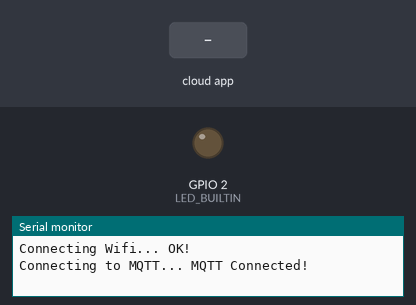
This sketch was run on a simulated ESP8266 (NodeMCU). Parts: output pins drawn as LEDs (lit = HIGH, except the on-board LED, lit = LOW), the last lines printed to the serial monitor. Inputs (shaded band) come from the test bench. WiFi joins after 1.5 s; servers stay silent unless stated; no MQTT or app messages arrive unless stated.

Above: at 2.7 s.
2.8 s: the phone or cloud app sets onoff to ON
At 3.3 s:
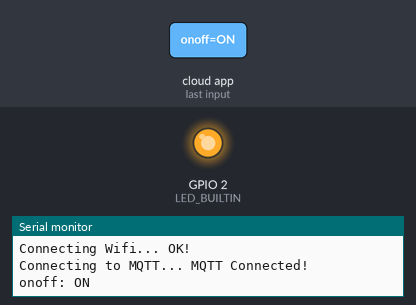
Timing chart, 0 to 5.8 s (numbered marks = the images above; inputs shaded):
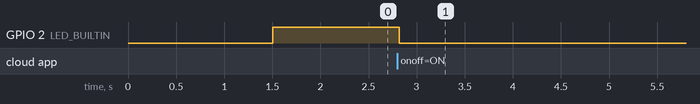

Measured:
- after the input at 2.8 s, GPIO 2 (LED_BUILTIN): HIGH → LOW at once

The sketch:

AdafruitTesting.ino
```cpp
#include <ESP8266WiFi.h>
#include "Adafruit_MQTT.h"
#include "Adafruit_MQTT_Client.h"

#define WIFI_SSID "D03CDialog1-6022"
#define WIFI_PASS "tharu4567"

#define MQTT_SERV "io.adafruit.com"
#define MQTT_PORT 1883
#define MQTT_NAME "36IXTY"
#define MQTT_PASS "aio_HTOG529eFA6B6OdTifUEW3QuKXhS"

//Set up MQTT and WiFi clients
WiFiClient client;
Adafruit_MQTT_Client mqtt(&client, MQTT_SERV, MQTT_PORT, MQTT_NAME, MQTT_PASS);

//Set up the feed you're subscribing to
Adafruit_MQTT_Subscribe onoff = Adafruit_MQTT_Subscribe(&mqtt, MQTT_NAME "/f/onoff");


void setup()
{
  Serial.begin(9600);

  //Connect to WiFi
  Serial.print("\n\nConnecting Wifi... ");
  WiFi.begin(WIFI_SSID, WIFI_PASS);
  while (WiFi.status() != WL_CONNECTED)
  {
    delay(500);
  }

  Serial.println("OK!");

  //Subscribe to the onoff feed
  mqtt.subscribe(&onoff);

  pinMode(LED_BUILTIN, OUTPUT);
  digitalWrite(LED_BUILTIN, HIGH);
}

void loop()
{
  MQTT_connect();

  //Read from our subscription queue until we run out, or
  //wait up to 5 seconds for subscription to update
  Adafruit_MQTT_Subscribe * subscription;
  while ((subscription = mqtt.readSubscription(5000)))
  {
    //If we're in here, a subscription updated...
    if (subscription == &onoff)
    {
      //Print the new value to the serial monitor
      Serial.print("onoff: ");
      Serial.println((char*) onoff.lastread);

      //If the new value is  "ON", turn the light on.
      //Otherwise, turn it off.
      if (!strcmp((char*) onoff.lastread, "ON"))
      {
        //Active low logic
        digitalWrite(LED_BUILTIN, LOW);
      }
      else
      {
        digitalWrite(LED_BUILTIN, HIGH);
      }
    }
  }

  // ping the server to keep the mqtt connection alive
  if (!mqtt.ping())
  {
    mqtt.disconnect();
  }
}

void MQTT_connect()
{
  int8_t ret;

  // Stop if already connected.
  if (mqtt.connected())
  {
    return;
  }

  Serial.print("Connecting to MQTT... ");

  uint8_t retries = 3;
  while ((ret = mqtt.connect()) != 0) // connect will return 0 for connected
  {
       Serial.println(mqtt.connectErrorString(ret));
       Serial.println("Retrying MQTT connection in 5 seconds...");
       mqtt.disconnect();
       delay(5000);  // wait 5 seconds
       retries--;
       if (retries == 0)
       {
         // basically die and wait for WDT to reset me
         while (1);
       }
  }
  Serial.println("MQTT Connected!");
}
```
